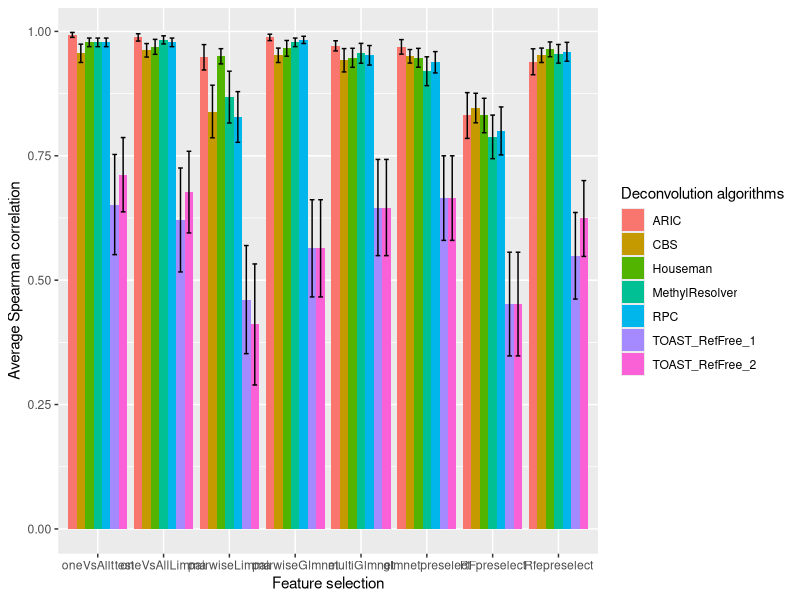

This chart was generated by the following R code:
library(tidyr)
library(ggplot2)

setwd("./Downloads/")
pdf(file = "Figure1.pdf",  
    width = 16,
    height = 8) 


cor_Houseman <- c(0.978, 0.969, 0.950, 0.966, 0.947, 0.947, 0.831, 0.964)
cor_RPC <- c(0.978, 0.978, 0.828, 0.983, 0.952, 0.938, 0.800, 0.959)
cor_CBS <- c(0.956, 0.962, 0.839, 0.952, 0.942, 0.950, 0.846, 0.952)
cor_MethylResolver <- c(0.978, 0.983, 0.868, 0.978, 0.956, 0.920, 0.788, 0.955)
cor_ARIC <- c(0.993, 0.988, 0.948, 0.988, 0.971, 0.969, 0.831, 0.939)
cor_TOAST_1 <- c(0.652, 0.621, 0.461, 0.564, 0.646, 0.665, 0.452, 0.549)
cor_TOAST_2 <- c(0.712, 0.677, 0.411, 0.564, 0.646, 0.665, 0.452, 0.624)
  
  
df1 <- data.frame(FeatureSelection = c("oneVsAllttest","oneVsAllLimma","pairwiseLimma","pairwiseGlmnet","multiGlmnet",
                                       "glmnetpreselect", "RFpreselect", "Rfepreselect"),
                  Houseman = cor_Houseman, RPC = cor_RPC, CBS = cor_CBS, MethylResolver = cor_MethylResolver, ARIC = cor_ARIC, 
                  TOAST_RefFree_1 = cor_TOAST_1, TOAST_RefFree_2 = cor_TOAST_2)


sd_1 <- c(0.0299, 0.0521, 0.0530, 0.0548, 0.0662, 0.0658, 0.1200, 0.0516,
          0.0299, 0.0299, 0.1766, 0.0252, 0.0679, 0.0743, 0.1670, 0.0659,
          0.0639, 0.0471, 0.1831, 0.0501, 0.0812, 0.0470, 0.1028, 0.0501,
          0.0299, 0.0282, 0.1804, 0.0299, 0.0692, 0.1005, 0.1517, 0.0648,
          0.0172, 0.0255, 0.0885, 0.0222, 0.0354, 0.0506, 0.1592, 0.0902,
          0.3488, 0.3619, 0.3764, 0.3385, 0.3349, 0.2944, 0.3611, 0.3014,
          0.2586, 0.2844, 0.4214, 0.3385, 0.3349, 0.2944, 0.3611, 0.2639)

se = sd_1/sqrt(12)


print(ggplot(data = df1 %>% gather(Deconvolution, Spearman_Correlation, -FeatureSelection),
             aes(x = factor(FeatureSelection, level = c("oneVsAllttest","oneVsAllLimma","pairwiseLimma","pairwiseGlmnet","multiGlmnet",
                                                        "glmnetpreselect", "RFpreselect", "Rfepreselect")), y = Spearman_Correlation, fill = Deconvolution)) +
        geom_bar(stat = 'identity', position = 'dodge')+
        #geom_text(aes(label= round(Spearman_Correlation,2)), position = position_dodge(0.9))+
        geom_errorbar(aes(ymin=Spearman_Correlation-se, ymax=Spearman_Correlation+se), width=.5, position=position_dodge(.9)) +
        labs(x = "Feature selection")+
        labs(y = "Average Spearman correlation")+
        labs(fill = "Deconvolution algorithms"))
        
dev.off()
